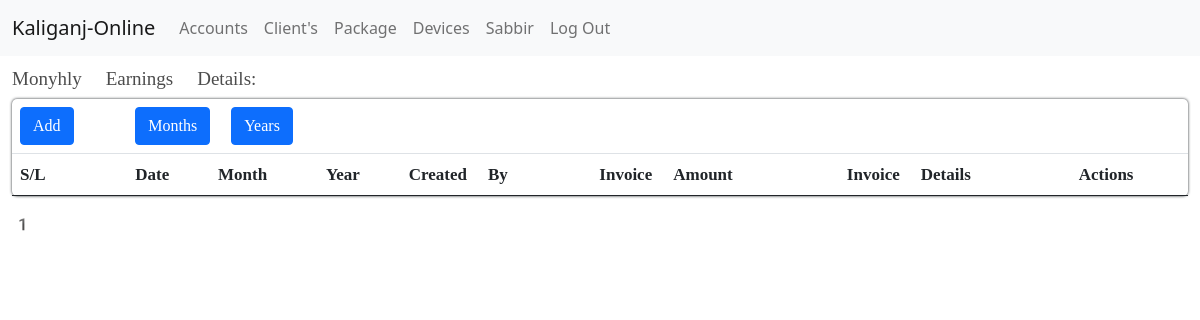
The app's page /account/monthly_earning/ (signed in), older data.
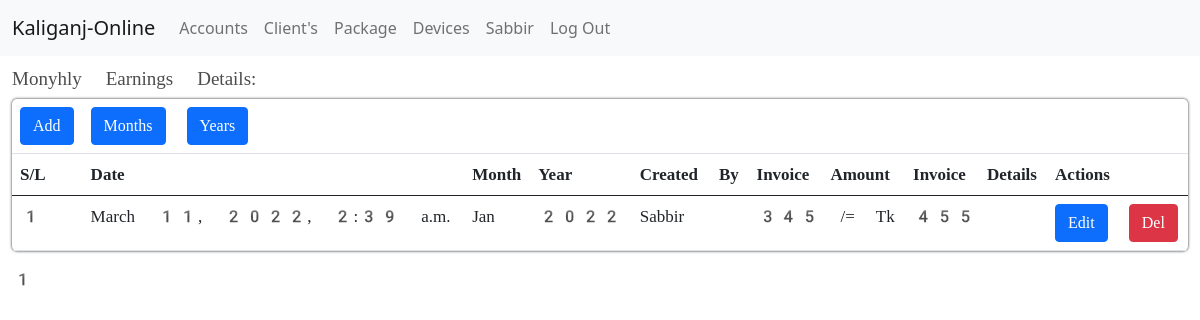
The same page, newer data.
### apps/account/models.py (models this page shows, shortened)
class Monthly_Earn(models.Model):
    Staffs_details = models.ForeignKey(Staffs, on_delete=models.CASCADE)
    date = models.DateTimeField(auto_now_add=True)
    month = models.ForeignKey(Month, on_delete=models.CASCADE)
    year = models.ForeignKey(Year, on_delete=models.CASCADE)
    invoice_amount = models.IntegerField()
    invoice_details = models.CharField(max_length=500)

class Month(models.Model):
    month_name = models.CharField(max_length=20)
    active = models.BooleanField(default=False)
    def __str__(self):
        return self.month_name

class Year(models.Model):
    year_name = models.CharField(max_length=20)
    active = models.BooleanField(default=False)
    def __str__(self):
        return self.year_name

### apps/users/models.py (models this page shows, shortened)
class Staffs(models.Model):
    choice_status = (('Active', 'Active'), ('Inactive', 'Inactive'))
    stafftype = (('Owner', 'Owner'),
                 ('Accountant', 'Accountant'),
                 ('Server Team', 'Server Team'),
                 ('Fiber Team', 'Fiber Team'),
                 ('Support Team', 'Support Team'),
                 ('Sales Team', 'Sales Team'))
    user = models.OneToOneField(User, on_delete=models.CASCADE)
    staffs_Id = models.ForeignKey(
        Staff_Id, on_delete=models.CASCADE, null=True, blank=True)
    address = models.CharField(max_length=245)
    salary = models.FloatField(default=0)
    stafftype = models.CharField(max_length=245, choices=stafftype)
    status = models.CharField(max_length=245, choices=choice_status)

class User(AbstractBaseUser):
    genders = (
        ('Male', 'Male'),
        ('Female', 'Female'),
        ('Others', 'Others'),
    )
    first_name = models.CharField(max_length=245)
    last_name = models.CharField(max_length=245)
    gender = models.CharField(max_length=245, choices=genders)
    email = models.EmailField(max_length=245, unique=True)
    phone = models.CharField(max_length=13, unique=True)
    nid = models.CharField(max_length=13, unique=True)
    timestamp = models.DateTimeField(auto_now_add=True)
    is_active = models.BooleanField(default=True)
    client = models.BooleanField(default=True)
    reseller = models.BooleanField(default=False)
    owner = models.BooleanField(default=False)
    worker = models.BooleanField(default=False)
    staff = models.BooleanField(default=False)
    admin = models.BooleanField(default=False)
    USERNAME_FIELD = 'email'
    REQUIRED_FIELDS = []
    object = UserManager()

### apps/clients/decorators.py (the view, shortened to what this page needs)
    def wrapper_func(request, *args, **kwargs):
        if request.user.admin == True:
            return view_func(request, *args, **kwargs)

### apps/account/views.py (called while the page is built)
@login_required(login_url='client-login')
@admin_roles
def monthlyEarningShowing(request):
    isp_info = Isp_info.objects.filter(id=1).first()
    earning = Monthly_Earn.objects.all().order_by('-id')
    p = Paginator(earning, 50)
    n = request.GET.get('p')
    earnings = p.get_page(n)
    context = {'isp_info': isp_info, 'earnings': earnings}
    return render(request, 'core/earnings/monthlyearnings.html', context)

### apps/account/templates/core/earnings/monthlyearnings.html (shortened to what this page needs)
{% extends 'core/account/account_dashboard.html' %}
{% block content %}
<section>
    <div class="container-fluid">
        <div class="base-title">
            <h3>Monyhly Earnings Details:</h3>
        </div>
        <div class="fiber-details-wrappers">
            <table class="table  table-hover">
                <thead>
                    <tr>
                        <td scope="col"><a class="btn btn-primary" href="{% url 'monthly-earning-add' %}">Add</a></td>
                        <td colspan="7"><a class="btn btn-primary" href="{% url 'month-list' %}">Months</a>
                            <a class="btn btn-primary" href="{% url 'year-list' %}">Years</a></td>
                    </tr>
                    <tr>
                        <th scope="col">S/L</th>
                        <th scope="col">Date</th>
                        <th scope="col">Month</th>
                        <th scope="col">Year</th>
                        <th scope="col">Created By</th>
                        <th scope="col">Invoice Amount</th>
                        <th scope="col">Invoice Details</th>
                        <th scope="col">Actions</th>
                    </tr>
                </thead>
                <tbody>
                    {% for i in earnings %}
                    <tr>
                        <th scope="row">{{forloop.counter}}</th>
                        <td>{{i.date}}</td>
                        <td>{{i.month}}</td>
                        <td>{{i.year}}</td>
                        <td>{{i.Staffs_details.user.first_name}}</td>
                        <td>{{i.invoice_amount}} /= Tk</td>
                        <td>{{i.invoice_details}}</td>
                        <td>
                            <a class="btn btn-primary ml-1" href="{% url 'monthly-earning-edit' i.id %}">Edit</a>
                            {% if request.user.admin %}
                            <a class="btn btn-danger ml-1" href="{% url 'monthly-earning-del' i.id %}">Del</a>
                            {% endif %}
                        </td>
                    </tr>
                    {% endfor %}
                </tbody>
            </table>
            {{earnings.number}}
        </div>
    </div>
</section>
{% endblock %}

Row changes from the older to the newer data that the page shows:
added Monthly_Earn: date "March 11, 2022, 2:39 a.m.", month "Jan", year "2022", Staffs_details.user.first_name "Sabbir", invoice_amount "345", invoice_details "455"
